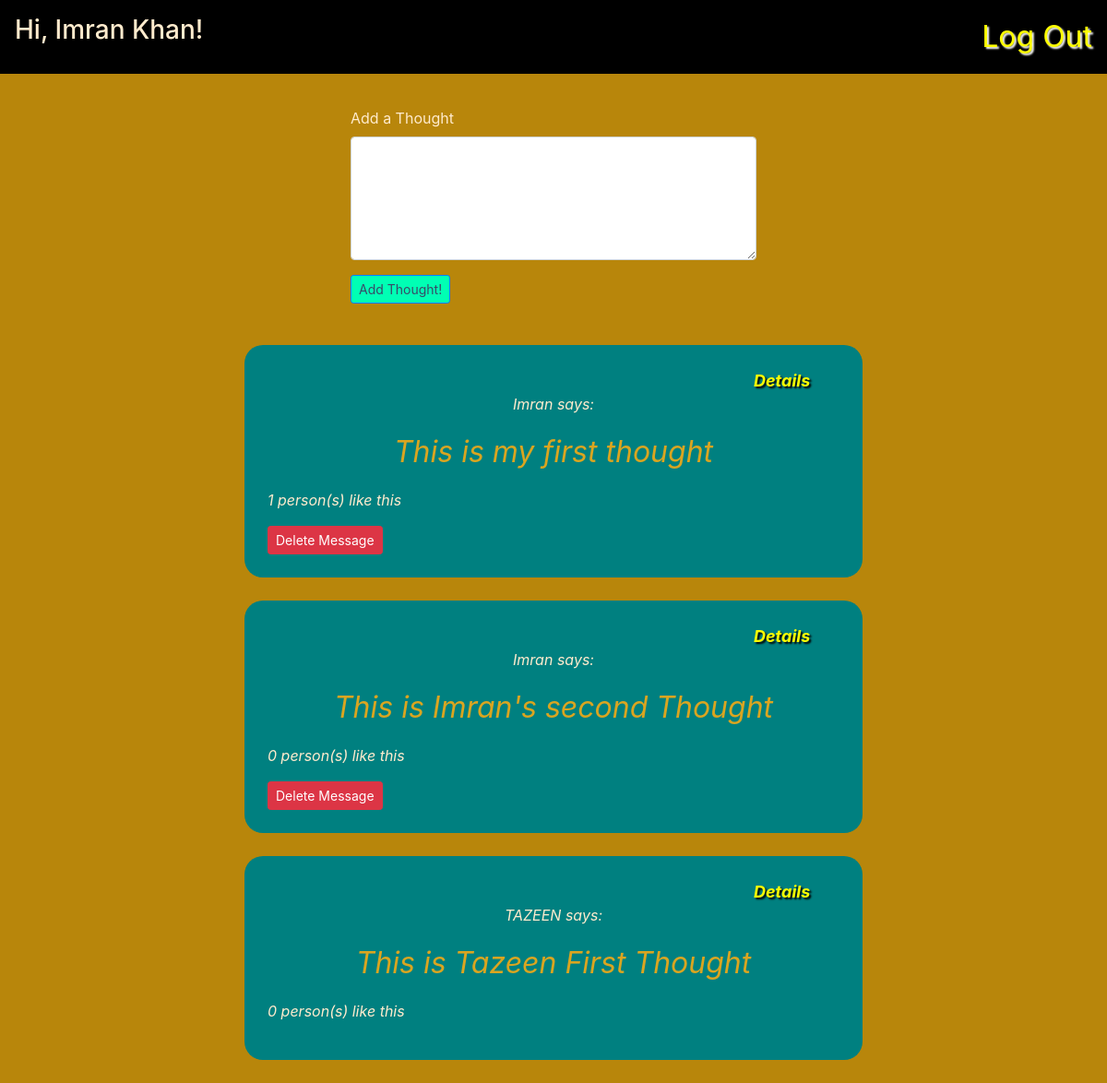
The app's page /thoughts (signed in), older data.
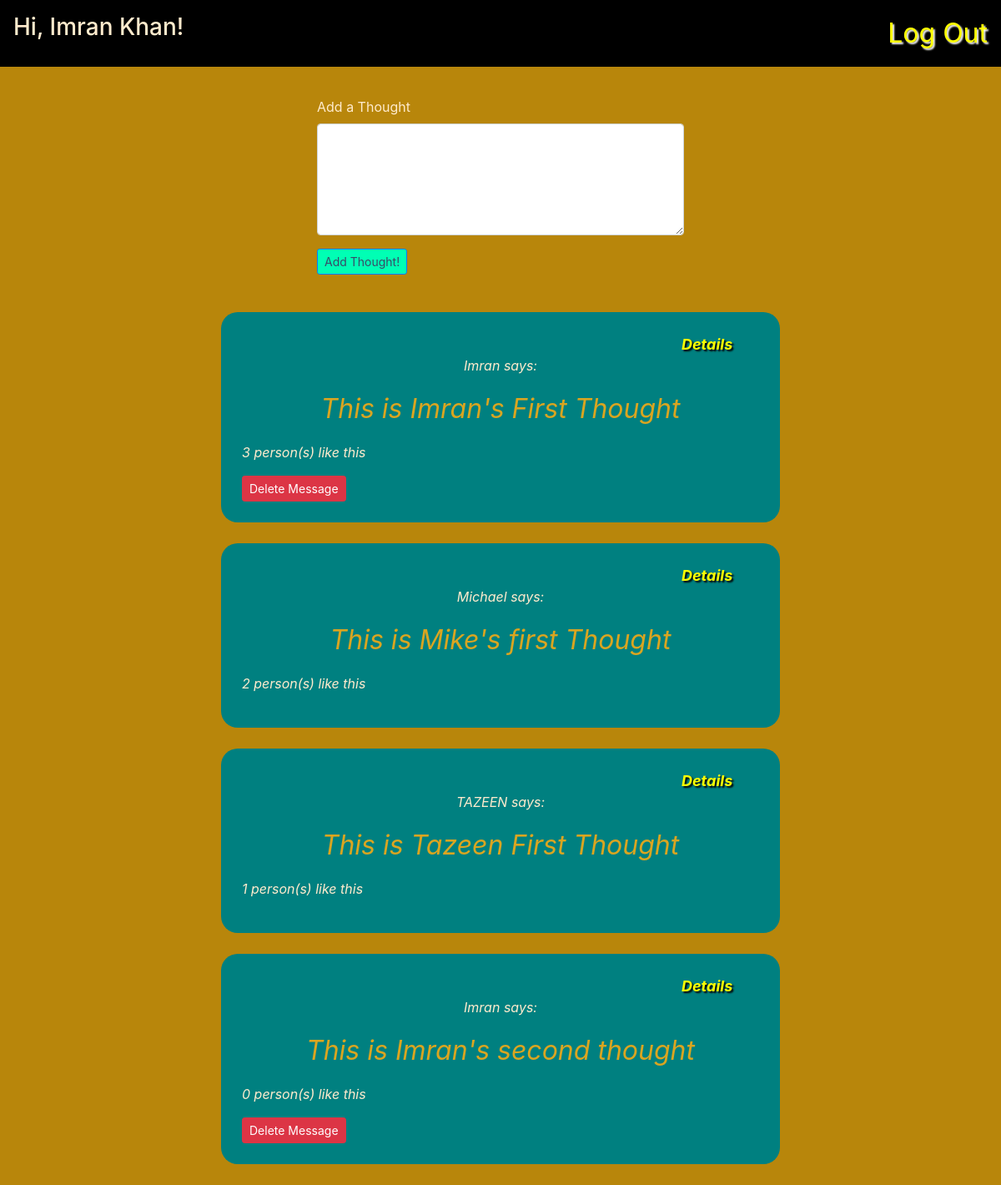
The same page, newer data.
### Belt_App/models.py (models this page shows)
class User(models.Model):
    first_name = models.CharField(max_length=45)
    last_name = models.CharField(max_length=45)
    email = models.EmailField(unique=True)
    password = models.CharField(max_length=255)
    created_at = models.DateTimeField(auto_now_add=True)
    updated_at = models.DateTimeField(auto_now=True)
    objects = UserManager()

class Thought(models.Model):
    message = models.CharField(max_length=255)
    user_uploaded = models.ForeignKey(User, related_name="user_uploaded_thoughts",on_delete=models.CASCADE)
    users_likes = models.ManyToManyField(User, related_name='users_liked_thoughts')
    created_at = models.DateTimeField(auto_now_add=True)
    updated_at = models.DateTimeField(auto_now=True)
    objects = ThoughtManager()

### Belt_App/views.py (the view)
# urls.py: path('thoughts', views.thoughts),
def thoughts(request):
    if 'user_id' not in request.session:
        return redirect('/')
    user = User.objects.get(id=request.session['user_id'])
    context = {
        'user': user,
        'all_thoughts':Thought.objects.annotate(likes=Count("users_likes")).order_by("-likes")
    }
    return render(request, 'thoughts.html', context)

### Belt_App/templates/thoughts.html (shortened to what this page needs)
<!DOCTYPE html>
<html lang="en">
<head>
    <link href="https://stackpath.bootstrapcdn.com/bootstrap/4.5.0/css/bootstrap.min.css" rel="stylesheet">
    {% load static %}
    <link rel="stylesheet" href="{% static 'style.css' %}">
</head>
   <body>
        <nav>
            <h3>Hi, {{ user.first_name }} {{ user.last_name }}!</h3>
            <a href="/logout">Log Out</a>
        </nav>
        <div id="post">
            <form action="/post_thought" method="post">
                <div class="form-group">
                    <label for="message">Add a Thought</label>
                    <textarea name="message" id="message" cols="30" rows="5" class="form-control"></textarea>
                </div>
                <div>
                    <button type="submit" class="btn btn-sm btn-primary">Add Thought!</button>
                </div>
            </form>
        </div>
        <div id='posts'>
            {% for info in all_thoughts %}
            <div class='one_post'>
                <a href="/thought/{{info.id}}">Details</a>
                <p class='post'>{{info.user_uploaded.first_name}} says: </p>
                <div id="message">
                    <p class='post'>{{info.message}}</p>
                </div>
                <div id="likes">
                    <p>{{ info.users_likes.count }} person(s) like this</p>
                </div>
                {% if user.id == info.user_uploaded.id %}
                <form action="/delete/{{info.id}}" method=POST>
                    <input type="submit" class="btn btn-sm btn-danger" value='Delete Message'>
                </form>
                {% endif %}
            </div>
            {% endfor %}
        </div>
   </body>
</html>

### Belt_App/static/style.css (style rules this page uses)
body { background-color: darkgoldenrod; }
h1,h2,h3,h4,h5,p,label { color: blanchedalmond; }
nav { background-color:black; display: flex; justify-content: space-between; margin-bottom: 1em; padding: 1em; }
nav > a { font-size: 2rem; text-shadow: 2px 2px 2px white; color: yellow; }
.btn-primary { color: #394a67; background-color: #00ffb4; border-color: #007bff; }
#post { padding: 20px; margin-left: 30%; margin-right: 30%; }
#posts { background-color: darkgoldenrod; margin-left: 20%; margin-right: 20%; }
.one_post { background-color: teal; padding: 25px; margin: 25px; min-height: 100px; border-radius: 20px; font-style: italic; }
.one_post a { text-shadow: 2px 2px 2px black; margin-left: 85%; font-size: large; color: yellow; font-weight: bold; }
.post { font-size: auto; text-align: center; }
#message p { font-size: xx-large; color: goldenrod; }

Row changes from the older to the newer data that the page shows:
removed Thought: user_uploaded.first_name "Imran", message "This is my first thought", users_likes.count "1"
removed Thought: user_uploaded.first_name "Imran", message "This is Imran's second Thought", users_likes.count "0"
added Thought: user_uploaded.first_name "Imran", message "This is Imran's First Thought", users_likes.count "3"
added Thought: user_uploaded.first_name "Michael", message "This is Mike's first Thought", users_likes.count "2"
computed for Thought "This is Tazeen First Thought": users_likes.count "0" → "1"
added Thought: user_uploaded.first_name "Imran", message "This is Imran's second thought", users_likes.count "0"
